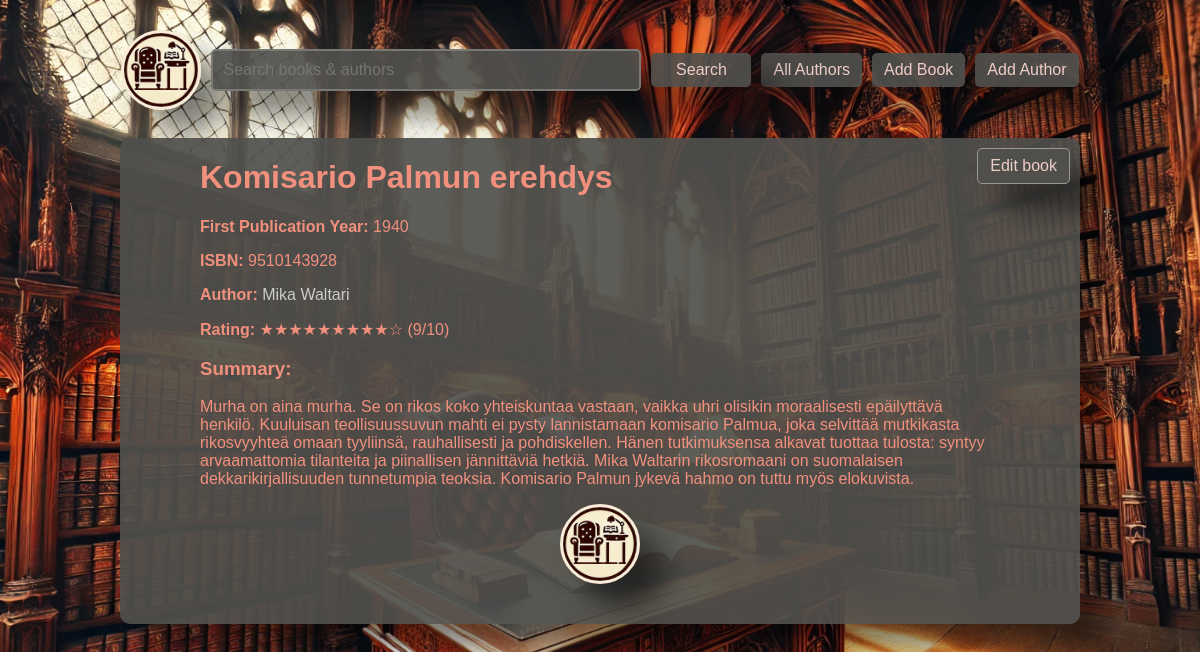
/show_book/2, run on the app's committed database.
### data_models.py (models this page shows, shortened)
class Book(db.Model):
    __tablename__ = 'books'
    book_id = db.Column(db.Integer, primary_key=True, autoincrement=True)
    author_id = db.Column(db.Integer, db.ForeignKey('authors.author_id'), nullable=False)
    isbn = db.Column(db.String(20))
    title = db.Column(db.String(255), nullable=False)
    publication_year = db.Column(db.Integer)
    rating = db.Column(db.Integer)
    summary = db.Column(db.Text, nullable=True)

class Author(db.Model):
    __tablename__ = 'authors'
    author_id = db.Column(db.Integer, primary_key=True, autoincrement=True)
    name = db.Column(db.String(80), nullable=False)
    birth_date = db.Column(db.Date)
    date_of_death = db.Column(db.Date)
    biography = db.Column(db.Text, nullable=True)

### app_routes.py (the view)
    @app.route('/show_book/<int:book_id>', methods=['GET'])
    def show_book(book_id):
        return controller.show_book(book_id=book_id)

### controller.py (called while the page is built)
def show_book(book_id=None, book=None, author=None):
    if book is None:
        if book_id is None:
            return "I need more information to find the book"
        book = Book.query.filter_by(book_id=book_id).first()
    if book is None:
        abort(404)
    if author is None:
        author = Author.query.filter_by(author_id=book.author_id).first()
    try:
        rating = int(book.rating)
    except ValueError:
        rating = 0
    return render_template('show_book.html',
            book=book,
            rating=rating,
            author=author
    )

### templates/show_book.html (shortened to what this page needs)
{% extends "common.html" %}
{% block content %}
    <div class="container">
        <h1>{{ book.title }}</h1>
        <a class="edit_button" href="{{ url_for('edit_book', book_id=book.book_id) }}">Edit book</a>
        <p><strong>First Publication Year:</strong> {{ book.publication_year }}</p>
        <p><strong>ISBN:</strong> {{ book.isbn }}</p>
        <p><strong>Author:</strong> <a href="{{ url_for('show_author', author_id=book.author_id) }}">{{ author.name }}</a></p>
        <p><strong>Rating:</strong>
            <span class="rating">
                {{ "★" * rating }}{{ "☆" * (10 - rating) }}
            </span> ({{ rating }}/10)
        </p>
        <div class="summary">
            <h3>Summary:</h3>
            <p>{{ book.summary }}</p>
        </div>
    </div>
                <a id="home_button" href="{{ url_for('home') }}"> </a>
{% endblock %}

### static/styles.css (style rules this page uses)
* { box-sizing: border-box; }
.edit_button, .add-book-btn { position: absolute; top: 10px; right: 10px; border: solid 1px #989895FF; }
body { display: flex; flex-direction: column; align-items: center; justify-content: center; position: relative; font-family: Arial, sans-serif; margin: 20px; background-image: url('/static/images/library.webp'); background-size: cover; background-position: center; background-attachment: fixed; }
.container { max-width: 800px; margin: auto; }
a:link { color: #cccccc; text-decoration: none; }

### data on the page
Book: title "Komisario Palmun erehdys", publication_year "1940", isbn "9510143928", summary "Murha on aina murha. Se on rikos koko yhteiskuntaa vastaan, vaikka uhri olisikin moraalisesti epäilyttävä henkilö. Kuuluisan teollisuussuvun mahti ei pysty lannistamaan komisario Palmua, joka selvittää mutkikasta rikosvyyhteä omaan tyyliinsä, rauhallisesti ja pohdiskellen. Hänen tutkimuksensa alkavat tuottaa tulosta: syntyy arvaamattomia tilanteita ja piinallisen jännittäviä hetkiä. Mika Waltarin rikosromaani on suomalaisen dekkarikirjallisuuden tunnetumpia teoksia. Komisario Palmun jykevä hahmo on tuttu myös elokuvista."
Author: name "Mika Waltari"

### other printed values
{{ "★" * rating }} "★★★★★★★★★"
{{ "☆" * (10 - rating) }} "☆"
{{ rating }} "9"
